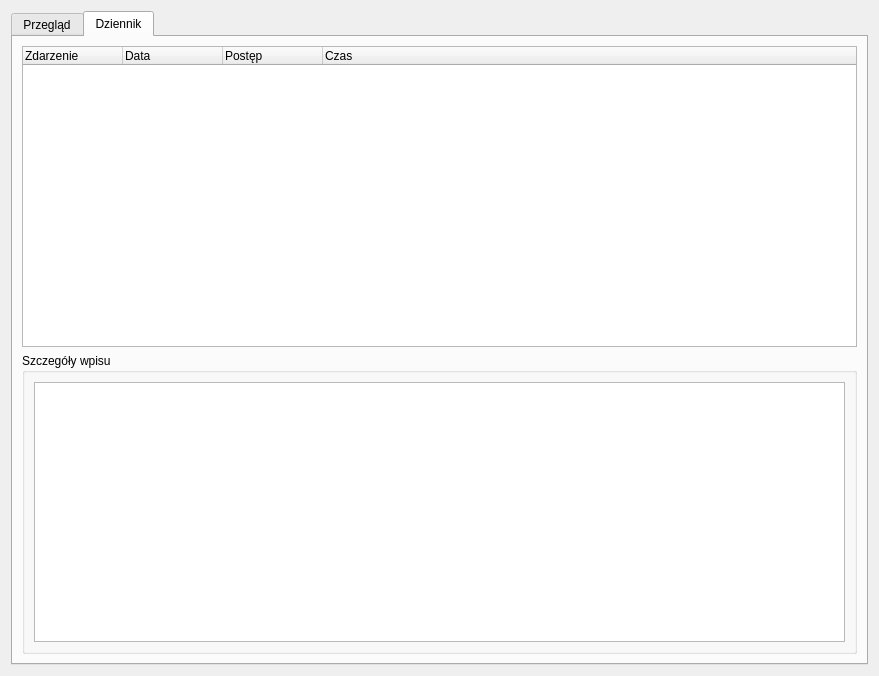
<?xml version="1.0" encoding="UTF-8"?>
<ui version="4.0">
 <class>SzczegolyWidget</class>
 <widget class="QWidget" name="SzczegolyWidget">
  <property name="geometry">
   <rect>
    <x>0</x>
    <y>0</y>
    <width>879</width>
    <height>676</height>
   </rect>
  </property>
  <property name="windowTitle">
   <string>Form</string>
  </property>
  <layout class="QGridLayout" name="gridLayout_2">
   <item row="0" column="0">
    <widget class="QTabWidget" name="tabWidget">
     <property name="currentIndex">
      <number>1</number>
     </property>
     <widget class="QWidget" name="tab">
      <attribute name="title">
       <string>Przegląd</string>
      </attribute>
      <layout class="QGridLayout" name="gridLayout">
       <item row="0" column="0">
        <layout class="QVBoxLayout" name="verticalLayout">
         <item>
          <widget class="QLabel" name="lblDetaleDaty">
           <property name="text">
            <string>Ostatnio aktywne</string>
           </property>
           <property name="alignment">
            <set>Qt::AlignmentFlag::AlignRight|Qt::AlignmentFlag::AlignTop|Qt::AlignmentFlag::AlignTrailing</set>
           </property>
          </widget>
         </item>
         <item>
          <layout class="QGridLayout" name="gridLayout_4">
           <item row="1" column="2">
            <spacer name="horizontalSpacer_21">
             <property name="orientation">
              <enum>Qt::Orientation::Horizontal</enum>
             </property>
             <property name="sizeHint" stdset="0">
              <size>
               <width>40</width>
               <height>20</height>
              </size>
             </property>
            </spacer>
           </item>
           <item row="1" column="1">
            <widget class="QLabel" name="lblDetaleTytul">
             <property name="font">
              <font>
               <pointsize>36</pointsize>
               <bold>true</bold>
              </font>
             </property>
             <property name="text">
              <string>&lt;html&gt;&lt;head/&gt;&lt;body&gt;&lt;p align=&quot;center&quot;&gt;&lt;span style=&quot; font-size:36pt; font-weight:700;&quot;&gt;Główny Tytuł&lt;/span&gt;&lt;/p&gt;&lt;/body&gt;&lt;/html&gt;</string>
             </property>
             <property name="alignment">
              <set>Qt::AlignmentFlag::AlignCenter</set>
             </property>
            </widget>
           </item>
           <item row="1" column="0">
            <spacer name="horizontalSpacer_20">
             <property name="orientation">
              <enum>Qt::Orientation::Horizontal</enum>
             </property>
             <property name="sizeHint" stdset="0">
              <size>
               <width>40</width>
               <height>20</height>
              </size>
             </property>
            </spacer>
           </item>
          </layout>
         </item>
         <item>
          <widget class="QLabel" name="labNazwaPlatformy">
           <property name="font">
            <font>
             <pointsize>16</pointsize>
            </font>
           </property>
           <property name="text">
            <string>&lt;html&gt;&lt;head/&gt;&lt;body&gt;&lt;p align=&quot;center&quot;&gt;&lt;span style=&quot; font-size:16pt;&quot;&gt;Platforma&lt;/span&gt;&lt;/p&gt;&lt;/body&gt;&lt;/html&gt;</string>
           </property>
           <property name="alignment">
            <set>Qt::AlignmentFlag::AlignCenter</set>
           </property>
          </widget>
         </item>
         <item>
          <spacer name="verticalSpacer_4">
           <property name="orientation">
            <enum>Qt::Orientation::Vertical</enum>
           </property>
           <property name="sizeHint" stdset="0">
            <size>
             <width>17</width>
             <height>37</height>
            </size>
           </property>
          </spacer>
         </item>
         <item>
          <widget class="QLabel" name="lblWielkiStatus">
           <property name="font">
            <font>
             <pointsize>26</pointsize>
            </font>
           </property>
           <property name="text">
            <string>&lt;html&gt;&lt;head/&gt;&lt;body&gt;&lt;p align=&quot;center&quot;&gt;&lt;span style=&quot; font-size:26pt; font-weight:700; color:#00ad00;&quot;&gt;Wielki Status&lt;/span&gt;&lt;/p&gt;&lt;/body&gt;&lt;/html&gt;</string>
           </property>
           <property name="alignment">
            <set>Qt::AlignmentFlag::AlignCenter</set>
           </property>
          </widget>
         </item>
         <item>
          <layout class="QHBoxLayout" name="horizontalLayout_13">
           <item>
            <spacer name="horizontalSpacer_18">
             <property name="orientation">
              <enum>Qt::Orientation::Horizontal</enum>
             </property>
             <property name="sizeHint" stdset="0">
              <size>
               <width>40</width>
               <height>20</height>
              </size>
             </property>
            </spacer>
           </item>
           <item>
            <widget class="QLabel" name="label_4">
             <property name="text">
              <string>Ocena:</string>
             </property>
            </widget>
           </item>
           <item>
            <widget class="QSpinBox" name="lblDetaleOcena">
             <property name="maximum">
              <number>10</number>
             </property>
            </widget>
           </item>
           <item>
            <spacer name="horizontalSpacer_19">
             <property name="orientation">
              <enum>Qt::Orientation::Horizontal</enum>
             </property>
             <property name="sizeHint" stdset="0">
              <size>
               <width>40</width>
               <height>20</height>
              </size>
             </property>
            </spacer>
           </item>
          </layout>
         </item>
         <item>
          <spacer name="verticalSpacer_3">
           <property name="orientation">
            <enum>Qt::Orientation::Vertical</enum>
           </property>
           <property name="sizeHint" stdset="0">
            <size>
             <width>17</width>
             <height>37</height>
            </size>
           </property>
          </spacer>
         </item>
         <item>
          <layout class="QHBoxLayout" name="horizontalLayout_10">
           <item>
            <spacer name="horizontalSpacer_15">
             <property name="orientation">
              <enum>Qt::Orientation::Horizontal</enum>
             </property>
             <property name="sizeHint" stdset="0">
              <size>
               <width>40</width>
               <height>20</height>
              </size>
             </property>
            </spacer>
           </item>
           <item>
            <widget class="QLabel" name="label_2">
             <property name="text">
              <string>Status: </string>
             </property>
            </widget>
           </item>
           <item>
            <widget class="QComboBox" name="comboDetaleStatus"/>
           </item>
           <item>
            <spacer name="horizontalSpacer_6">
             <property name="orientation">
              <enum>Qt::Orientation::Horizontal</enum>
             </property>
             <property name="sizeHint" stdset="0">
              <size>
               <width>40</width>
               <height>20</height>
              </size>
             </property>
            </spacer>
           </item>
          </layout>
         </item>
         <item>
          <widget class="QProgressBar" name="progressBarDetale">
           <property name="value">
            <number>24</number>
           </property>
          </widget>
         </item>
         <item>
          <widget class="QFrame" name="frameKontrolkiPostepu">
           <property name="sizePolicy">
            <sizepolicy hsizetype="Preferred" vsizetype="Preferred">
             <horstretch>0</horstretch>
             <verstretch>0</verstretch>
            </sizepolicy>
           </property>
           <property name="frameShape">
            <enum>QFrame::Shape::StyledPanel</enum>
           </property>
           <property name="frameShadow">
            <enum>QFrame::Shadow::Raised</enum>
           </property>
           <layout class="QHBoxLayout" name="horizontalLayout_2">
            <item>
             <spacer name="horizontalSpacer_2">
              <property name="orientation">
               <enum>Qt::Orientation::Horizontal</enum>
              </property>
              <property name="sizeHint" stdset="0">
               <size>
                <width>267</width>
                <height>20</height>
               </size>
              </property>
             </spacer>
            </item>
            <item>
             <layout class="QHBoxLayout" name="horizontalLayout">
              <item>
               <widget class="QSpinBox" name="spinDetaleAktualny">
                <property name="maximum">
                 <number>9999</number>
                </property>
               </widget>
              </item>
              <item>
               <widget class="QLabel" name="label_3">
                <property name="text">
                 <string>/</string>
                </property>
               </widget>
              </item>
              <item>
               <widget class="QSpinBox" name="spinDetaleDocelowy">
                <property name="maximum">
                 <number>9999</number>
                </property>
               </widget>
              </item>
              <item>
               <widget class="QLabel" name="lblDetaleJednostka">
                <property name="text">
                 <string>jednostka</string>
                </property>
               </widget>
              </item>
             </layout>
            </item>
            <item>
             <spacer name="horizontalSpacer">
              <property name="orientation">
               <enum>Qt::Orientation::Horizontal</enum>
              </property>
              <property name="sizeHint" stdset="0">
               <size>
                <width>266</width>
                <height>20</height>
               </size>
              </property>
             </spacer>
            </item>
           </layout>
          </widget>
         </item>
         <item>
          <spacer name="verticalSpacer_6">
           <property name="orientation">
            <enum>Qt::Orientation::Vertical</enum>
           </property>
           <property name="sizeHint" stdset="0">
            <size>
             <width>17</width>
             <height>37</height>
            </size>
           </property>
          </spacer>
         </item>
         <item>
          <widget class="QPushButton" name="btnZacznijOdNowa">
           <property name="text">
            <string>Zacznij od nowa</string>
           </property>
          </widget>
         </item>
         <item>
          <widget class="QPushButton" name="btnDetaleZapisz">
           <property name="text">
            <string>Zapisz zmiany</string>
           </property>
          </widget>
         </item>
        </layout>
       </item>
      </layout>
     </widget>
     <widget class="QWidget" name="tab_2">
      <attribute name="title">
       <string>Dziennik</string>
      </attribute>
      <layout class="QGridLayout" name="gridLayout_5">
       <item row="0" column="0">
        <layout class="QVBoxLayout" name="verticalLayout_2">
         <item>
          <widget class="QTreeWidget" name="treeHistoria">
           <property name="sizePolicy">
            <sizepolicy hsizetype="Expanding" vsizetype="Expanding">
             <horstretch>0</horstretch>
             <verstretch>0</verstretch>
            </sizepolicy>
           </property>
           <column>
            <property name="text">
             <string>Zdarzenie</string>
            </property>
           </column>
           <column>
            <property name="text">
             <string>Data</string>
            </property>
           </column>
           <column>
            <property name="text">
             <string>Postęp</string>
            </property>
           </column>
           <column>
            <property name="text">
             <string>Czas</string>
            </property>
           </column>
          </widget>
         </item>
         <item>
          <widget class="QGroupBox" name="groupBox">
           <property name="title">
            <string>Szczegóły wpisu</string>
           </property>
           <layout class="QGridLayout" name="gridLayout_3">
            <item row="0" column="0">
             <widget class="QTextEdit" name="txtSzczegolyWpisu">
              <property name="sizePolicy">
               <sizepolicy hsizetype="Expanding" vsizetype="Expanding">
                <horstretch>0</horstretch>
                <verstretch>0</verstretch>
               </sizepolicy>
              </property>
              <property name="readOnly">
               <bool>true</bool>
              </property>
             </widget>
            </item>
           </layout>
          </widget>
         </item>
        </layout>
       </item>
      </layout>
     </widget>
    </widget>
   </item>
  </layout>
 </widget>
 <resources/>
 <connections/>
</ui>
